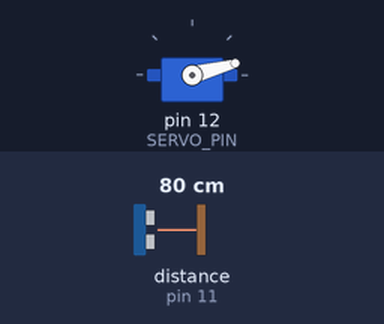
This sketch was run on a simulated Arduino Uno, built with avr-gcc and run on an emulated ATmega328P. Parts: servo. Wiring (inferred from the names in the program): ultrasonic range finder: trigger pin 10; echo pin 11. The inputs (shaded band) are chosen by the test bench; at power-on: distance to the obstacle (sensor on pin 11) 80 cm. The echo pulse lasts 58.3 µs per cm; what the sketch prints to the serial monitor is not drawn.

Above: at 0.01 s.
1.3 s: distance to the obstacle (sensor on pin 11) set to 2 cm
At 1.8 s:
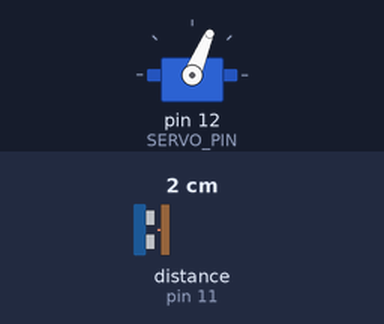
4.3 s: distance to the obstacle (sensor on pin 11) set to 299 cm
At 5.17 s:
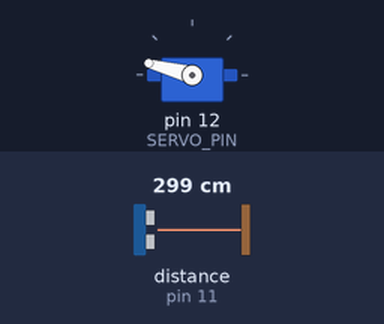
7.3 s: distance to the obstacle (sensor on pin 11) set to 4 cm
At 8.2 s:
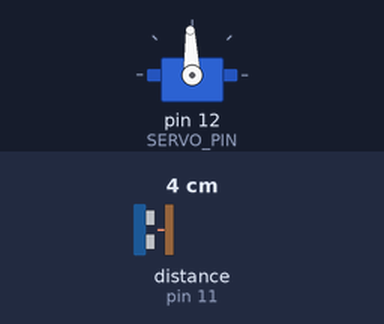
10.3 s: distance to the obstacle (sensor on pin 11) set to 35 cm
Timing chart, 0 to 14.3 s (numbered marks = the images above; inputs shaded):
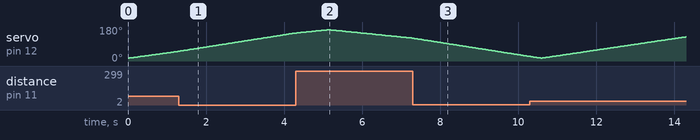

The sketch:

FoXRadarCode.ino
```cpp
// Servo кітапханасын моторды басқару үшін қосамыз
#include <Servo.h>

// Ультрадыбыстық сенсор мен моторды басқаруға арналған тұрақты мәндерді анықтаймыз
#define ULTRASONIC_TRIG_PIN 10  // Ультрадыбыстық импульсті іске қосу үшін триггер пині
#define ULTRASONIC_ECHO_PIN 11  // Ультрадыбыстық импульстің қайтарылған сигналын алу пині
#define SERVO_PIN 12            // Серво мотор жалғанған пин

// Уақытты өлшеу және қашықтықты есептеу үшін айнымалыларды анықтаймыз
#define SOUND_SPEED 0.034       // Дыбыс жылдамдығы (см/мкс), 340 м/с

long timeInterval;              // Импульстің ұзақтығын сақтау үшін айнымалы
int measuredDistance;           // Есептелген қашықтықты сақтау үшін айнымалы

Servo motorControl;             // Серво моторды басқару үшін Servo объектісі

// Бастапқы орнату функциясы
void setup() {
  pinMode(ULTRASONIC_TRIG_PIN, OUTPUT); // Триггер пинін шығыс ретінде орнатамыз
  pinMode(ULTRASONIC_ECHO_PIN, INPUT);  // Эхо пинін кіріс ретінде орнатамыз
  Serial.begin(9600);                   // Сериялық байланысты бастаймыз
  motorControl.attach(SERVO_PIN);       // Серво моторды тиісті пинге қосамыз
}

// Негізгі цикл функциясы
void loop() {
  // Серво моторды 15-тен 165 градусқа дейін бұрып, қашықтықты өлшейміз
  for (int angle = 15; angle <= 165; angle++) {
    motorControl.write(angle);  // Сервоны ағымдағы бұрышқа бұрамыз
    delay(30);                  // Сервоның орнынан қозғалуы үшін кідіру
    measuredDistance = getDistance(); // Ультрадыбыстық сенсордан қашықтықты алу

    Serial.print(angle);        // Ағымдағы серво бұрышын шығарамыз
    Serial.print(",");          // Мәліметтерді бөлу үшін үтір қоямыз
    Serial.print(measuredDistance); // Өлшенген қашықтықты шығарамыз
    Serial.print(".");          // Мәліметтерді бөлу үшін нүкте қоямыз
  }

  // Серво моторды 165-тен 15 градусқа дейін кері бұрып, қайтадан өлшеу жасаймыз
  for (int angle = 165; angle > 15; angle--) {
    motorControl.write(angle);  // Сервоны ағымдағы бұрышқа кері бұрамыз
    delay(30);                  // Серво қозғалысы үшін кідіру
    measuredDistance = getDistance(); // Қайтадан қашықтықты өлшейміз

    Serial.print(angle);        // Сервоның кері қозғалыстағы бұрышын шығарамыз
    Serial.print(",");          // Мәліметтерді бөлу үшін үтір
    Serial.print(measuredDistance); // Өлшенген қашықтықты шығару
    Serial.print(".");          // Мәліметтерді бөлу үшін нүкте
  }
}

// Ультрадыбыстық сенсордан қашықтықты есептеу функциясы
int getDistance() {
  // Триггер пині арқылы импульсті бастау
  digitalWrite(ULTRASONIC_TRIG_PIN, LOW);  // Триггер пинін LOW күйіне түсіру
  delayMicroseconds(2);                    // Қысқа кідіріс, таза импульс үшін

  digitalWrite(ULTRASONIC_TRIG_PIN, HIGH); // Триггер пинін HIGH күйіне көтеру
  delayMicroseconds(10);                   // 10 микросекундтық импульс беру
  digitalWrite(ULTRASONIC_TRIG_PIN, LOW);  // Импульсті аяқтау (LOW күйіне қайтару)

  timeInterval = pulseIn(ULTRASONIC_ECHO_PIN, HIGH); // Қайтарылған импульстің уақытын өлшеу

  // Уақыт пен дыбыс жылдамдығына негізделіп қашықтықты есептеу (см түрінде)
  measuredDistance = timeInterval * SOUND_SPEED / 2;
  return measuredDistance;  // Есептелген қашықтық мәнін қайтарамыз
}
```
